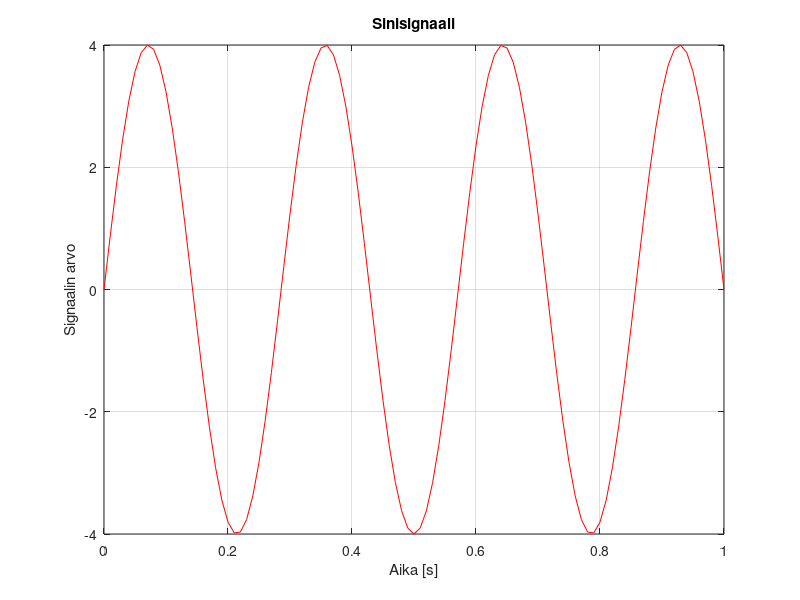
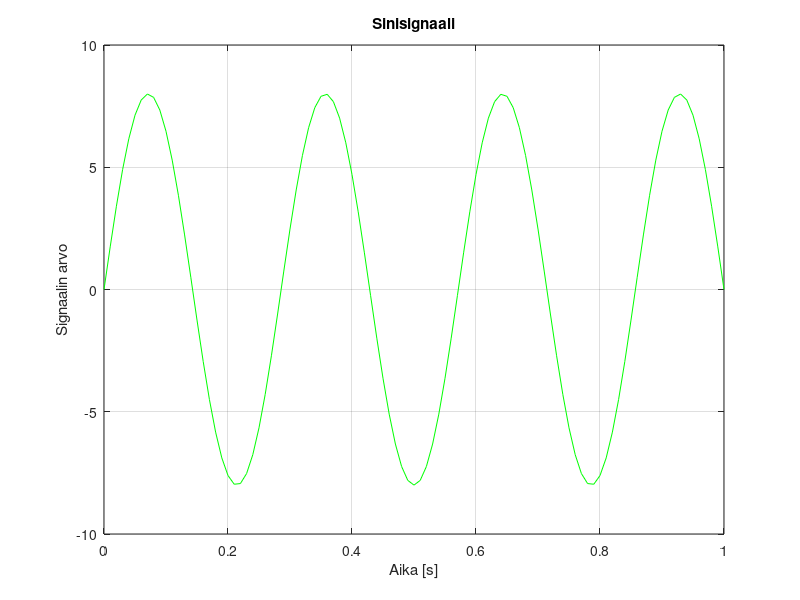

These figures' MATLAB source, in order:
%Skriptin demoilua

%{
tekstiä
%}
fs=100;
dt= 1/fs;

t_vekt= 0:dt:1;
sini=4*sin(2*pi*3.5*t_vekt);
plot(t_vekt,sini,'r')
xlabel('Aika [s]')
ylabel('Signaalin arvo')
title('Sinisignaali')
grid on

waitforbuttonpress


figure; plot(t_vekt,sini*2,'g')
xlabel('Aika [s]')
ylabel('Signaalin arvo')
title('Sinisignaali')
grid on

waitforbuttonpress

close all


